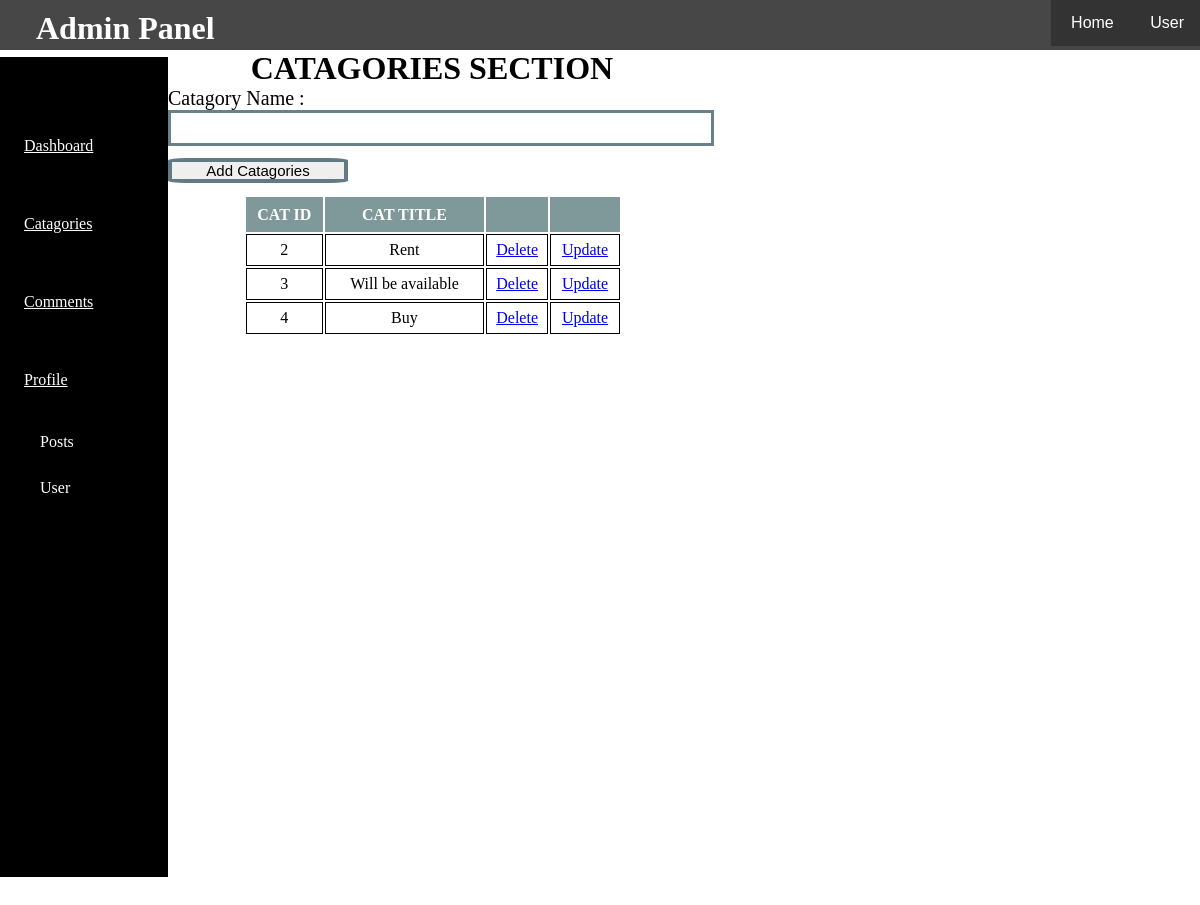
Page /includes/pagefiles/admin/catagories.php (signed in) on the committed database.
### tables this page shows
CREATE TABLE `catagories` (
  `cat_id` int(11) NOT NULL,
  `cat_title` varchar(255) NOT NULL
);

### includes/pagefiles/admin/functions.php (the view, shortened to what this page needs)
<?php
    function finding_catagories()
    {
        global $connection;
                $select_cat_query = "SELECT * FROM catagories";
                $selected = mysqli_query($connection,$select_cat_query);
                        while($row = mysqli_fetch_assoc($selected))
                 {
                     $cat_id    = $row['cat_id'];
                     $cat_title = $row['cat_title'];
                    echo "<tr>
                           <td>{$cat_id}</td>
                           <td>{$cat_title}</td>
                           <td><a href='catagories.php?delete={$cat_id}'>Delete</a></td>
                           <td><a href='catagories.php?update={$cat_id}'>Update</a></td>
                          </tr>";
                 }
    }
?>

### includes/pagefiles/admin/admin_design.css (style rules this page uses)
* { margin: 0; padding: 0; }
body { height: 200vh; }

### includes/pagefiles/admin/catagories.php (style rules this page uses)
td { border: 1px solid black; background-color: white; height: 30px; text-align: center; }

### rows in the picture
catagories: cat_id "2", cat_title "Rent"
catagories: cat_id "3", cat_title "Will be available"
catagories: cat_id "4", cat_title "Buy"
